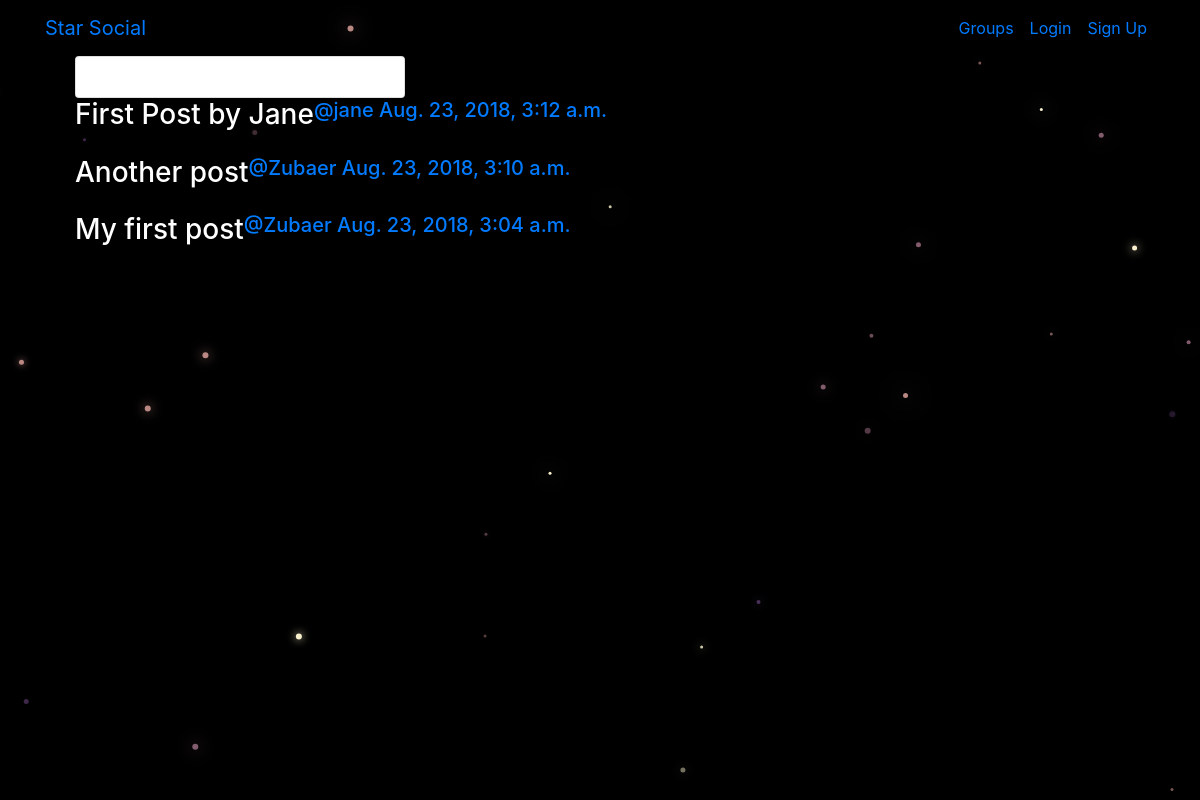
/posts/, run on the app's committed database.
### posts/models.py (models this page shows, shortened)
class Post(models.Model):
	user = models.ForeignKey(User,related_name='posts')
	created_at = models.DateTimeField(auto_now=True)
	message = models.TextField()
	message_html = models.TextField(editable=False)
	group = models.ForeignKey(Group,related_name='posts',null=True,blank=True)
	class Meta:
		ordering = ['-created_at']
		unique_together = ['user','message']

### posts/views.py (the view)
class PostList(SelectRelatedMixin,generic.ListView):
	model = models.Post
	select_related = ('user','group')

### posts/templates/posts/post_list.html (shortened to what this page needs)
{% extends "posts/post_base.html" %}
{% block prepost %}
	<div class="col-md-4">
		<div class="card card-with-shadow">
			<div class="content">
				<h5 class="title">All Groups</h5>
			</div>
		</div>
	</div>
{% endblock prepost %}
{% block post_content %}
	<div class="col-md-8">
		{% for post in post_list %}
			{% include "posts/_post.html" %}
		{% endfor %}
	</div>
{% endblock post_content %}

### posts/templates/posts/_post.html (shortened to what this page needs)
<div class="post media">
	<h3>{{post.message_html|safe}}</h3>
	<div class="media-body">
		<h5 class="media-heading">
			<span class="username">
				<a href="{% url 'posts:for_user' username=post.user.username %}">@{{post.user.username}}</a>
			</span>
			<time class="time">
				<a href="{% url 'posts:single' username=post.user.username pk=post.pk %}">{{post.created_at}}</a>
			</time>
		</h5>
	</div>
</div>

### static/simplesocial/css/master.css (style rules this page uses)
body { height: 100%; width: 100%; overflow: hidden; background-color: black; margin: 0; color: white; }

### data on the page
Post: message_html "First Post by Jane", user.username "jane", created_at "Aug. 23, 2018, 3:12 a.m."
Post: message_html "Another post", user.username "Zubaer", created_at "Aug. 23, 2018, 3:10 a.m."
Post: message_html "My first post", user.username "Zubaer", created_at "Aug. 23, 2018, 3:04 a.m."
